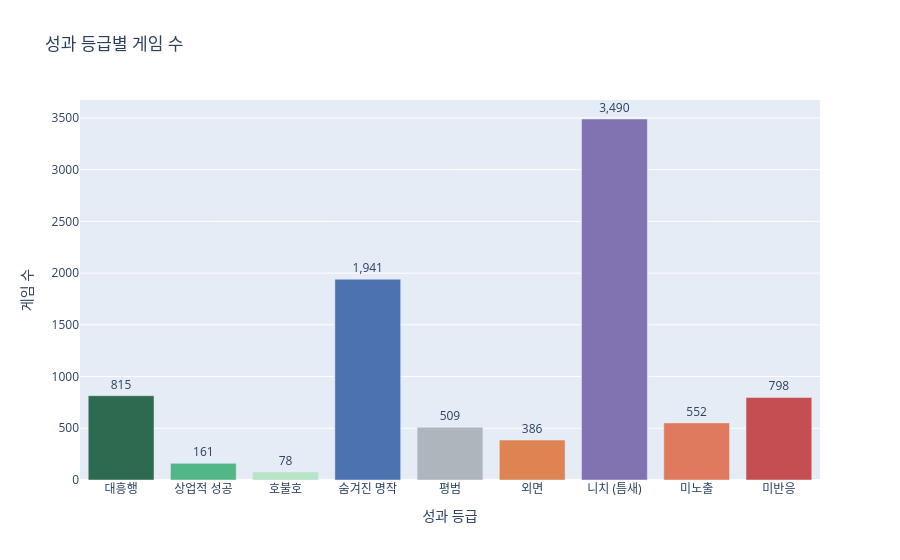

Here is the notebook cell this chart was saved with:
### Code cell
grade_counts = (
    games['performance_grade'].value_counts()
    .reindex(GRADE_ORDER)
    .reset_index()
)
grade_counts.columns = ['grade', 'count']
grade_counts['label'] = grade_counts['grade'].map(GRADE_LABEL)

GRADE_COLOR = {
    'high_high': '#2d6a4f',
    'high_mid' : '#52b788',
    'high_low' : '#b7e4c7',
    'mid_high' : '#4C72B0',
    'mid_mid'  : '#adb5bd',
    'mid_low'  : '#DD8452',
    'low_high' : '#8172B2',
    'low_mid'  : '#e07a5f',
    'low_low'  : '#C44E52',
}

fig = px.bar(
    grade_counts,
    x='label', y='count',
    color='grade',
    color_discrete_map=GRADE_COLOR,
    text='count',
    title='성과 등급별 게임 수',
    labels={'label': '성과 등급', 'count': '게임 수'},
    category_orders={'label': [GRADE_LABEL[g] for g in GRADE_ORDER]},
)
fig.update_traces(texttemplate='%{text:,}', textposition='outside')
fig.update_layout(showlegend=False)
fig.show()

### Figure 1 — Plotly figure (JSON) as saved in the notebook; plotly's stock layout.template omitted (floating-point values rounded to 4 significant figures)
{"data": [{"hovertemplate": "grade=high_high<br>성과 등급=%{x}<br>게임 수=%{text}<extra></extra>", "legendgroup": "high_high", "marker": {"color": "#2d6a4f", "pattern": {"shape": ""}}, "name": "high_high", "orientation": "v", "showlegend": true, "text": [815.0], "textposition": "outside", "texttemplate": "%{text:,}", "type": "bar", "x": ["대흥행"], "xaxis": "x", "y": [815], "yaxis": "y"}, {"hovertemplate": "grade=high_mid<br>성과 등급=%{x}<br>게임 수=%{text}<extra></extra>", "legendgroup": "high_mid", "marker": {"color": "#52b788", "pattern": {"shape": ""}}, "name": "high_mid", "orientation": "v", "showlegend": true, "text": [161.0], "textposition": "outside", "texttemplate": "%{text:,}", "type": "bar", "x": ["상업적 성공"], "xaxis": "x", "y": [161], "yaxis": "y"}, {"hovertemplate": "grade=high_low<br>성과 등급=%{x}<br>게임 수=%{text}<extra></extra>", "legendgroup": "high_low", "marker": {"color": "#b7e4c7", "pattern": {"shape": ""}}, "name": "high_low", "orientation": "v", "showlegend": true, "text": [78.0], "textposition": "outside", "texttemplate": "%{text:,}", "type": "bar", "x": ["호불호"], "xaxis": "x", "y": [78], "yaxis": "y"}, {"hovertemplate": "grade=mid_high<br>성과 등급=%{x}<br>게임 수=%{text}<extra></extra>", "legendgroup": "mid_high", "marker": {"color": "#4C72B0", "pattern": {"shape": ""}}, "name": "mid_high", "orientation": "v", "showlegend": true, "text": [1941.0], "textposition": "outside", "texttemplate": "%{text:,}", "type": "bar", "x": ["숨겨진 명작"], "xaxis": "x", "y": [1941], "yaxis": "y"}, {"hovertemplate": "grade=mid_mid<br>성과 등급=%{x}<br>게임 수=%{text}<extra></extra>", "legendgroup": "mid_mid", "marker": {"color": "#adb5bd", "pattern": {"shape": ""}}, "name": "mid_mid", "orientation": "v", "showlegend": true, "text": [509.0], "textposition": "outside", "texttemplate": "%{text:,}", "type": "bar", "x": ["평범"], "xaxis": "x", "y": [509], "yaxis": "y"}, {"hovertemplate": "grade=mid_low<br>성과 등급=%{x}<br>게임 수=%{text}<extra></extra>", "legendgroup": "mid_low", "marker": {"color": "#DD8452", "pattern": {"shape": ""}}, "name": "mid_low", "orientation": "v", "showlegend": true, "text": [386.0], "textposition": "outside", "texttemplate": "%{text:,}", "type": "bar", "x": ["외면"], "xaxis": "x", "y": [386], "yaxis": "y"}, {"hovertemplate": "grade=low_high<br>성과 등급=%{x}<br>게임 수=%{text}<extra></extra>", "legendgroup": "low_high", "marker": {"color": "#8172B2", "pattern": {"shape": ""}}, "name": "low_high", "orientation": "v", "showlegend": true, "text": [3490.0], "textposition": "outside", "texttemplate": "%{text:,}", "type": "bar", "x": ["니치 (틈새)"], "xaxis": "x", "y": [3490], "yaxis": "y"}, {"hovertemplate": "grade=low_mid<br>성과 등급=%{x}<br>게임 수=%{text}<extra></extra>", "legendgroup": "low_mid", "marker": {"color": "#e07a5f", "pattern": {"shape": ""}}, "name": "low_mid", "orientation": "v", "showlegend": true, "text": [552.0], "textposition": "outside", "texttemplate": "%{text:,}", "type": "bar", "x": ["미노출"], "xaxis": "x", "y": [552], "yaxis": "y"}, {"hovertemplate": "grade=low_low<br>성과 등급=%{x}<br>게임 수=%{text}<extra></extra>", "legendgroup": "low_low", "marker": {"color": "#C44E52", "pattern": {"shape": ""}}, "name": "low_low", "orientation": "v", "showlegend": true, "text": [798.0], "textposition": "outside", "texttemplate": "%{text:,}", "type": "bar", "x": ["미반응"], "xaxis": "x", "y": [798], "yaxis": "y"}], "layout": {"barmode": "relative", "legend": {"title": {"text": "grade"}, "tracegroupgap": 0}, "showlegend": false, "title": {"text": "성과 등급별 게임 수"}, "xaxis": {"anchor": "y", "categoryarray": ["대흥행", "상업적 성공", "호불호", "숨겨진 명작", "평범", "외면", "니치 (틈새)", "미노출", "미반응"], "categoryorder": "array", "domain": [0, 1], "title": {"text": "성과 등급"}}, "yaxis": {"anchor": "x", "domain": [0, 1], "title": {"text": "게임 수"}}}}
